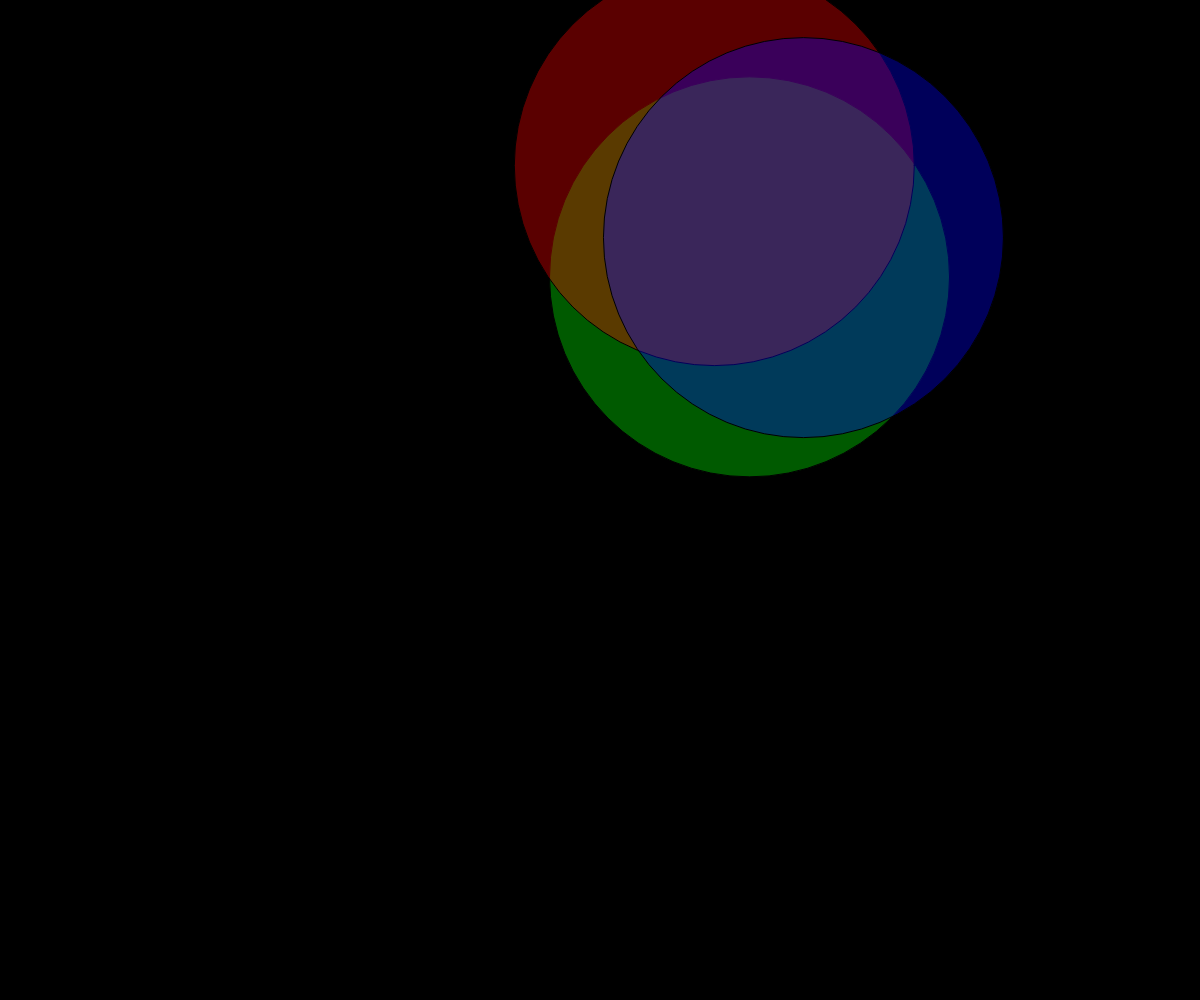
Frame 1 (no input)
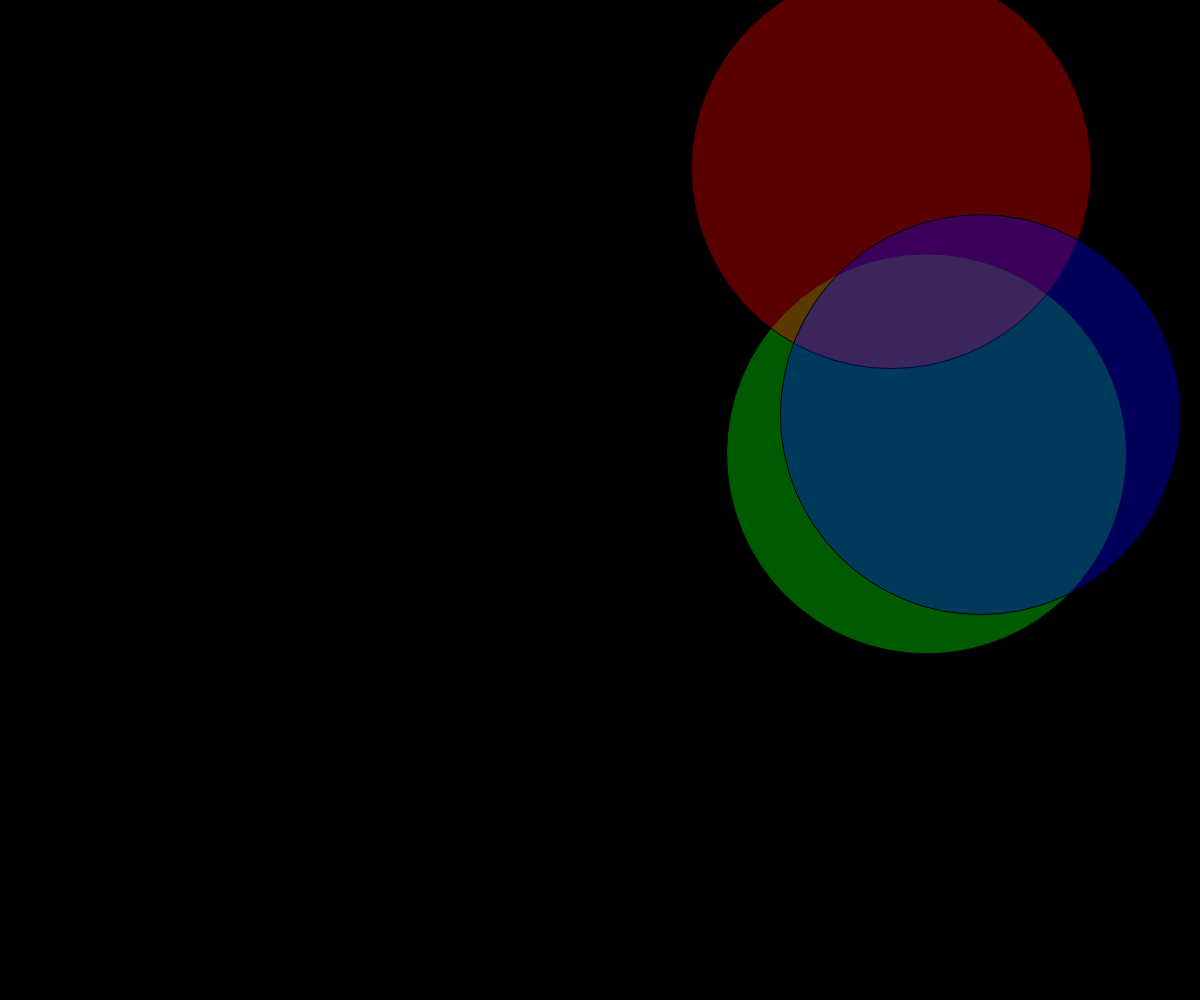
Frame 60 (no input)
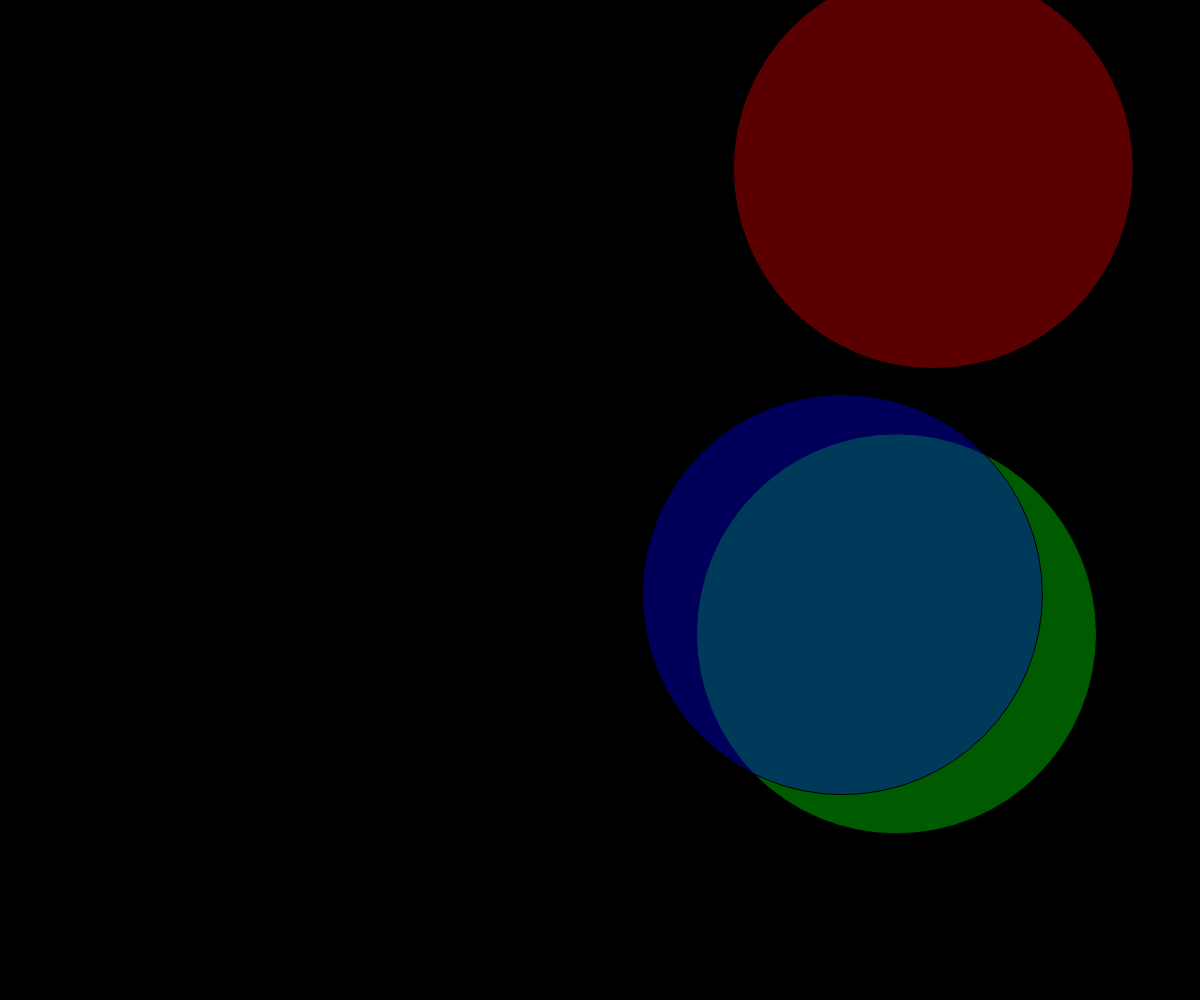
Frame 120 (the mouse pressed at the canvas centre since frame 60)

The p5.js sketch that drew these frames (run headless with seeded random() and noise() and a simulated clock; from frame 60 on, the mouse is pressed at the canvas centre):

// p5.js sketch
// ── sketch.js
let redBeams = [];
let greenBeams = []
let blueBeams = [];
let redBeam, greenBeam, blueBeam;


function setup() {
  createCanvas(windowWidth, windowHeight);
  redBeam = new RedBeam(random(width - 200), random(height - 200), 400);
  redBeams.push(redBeam);

  greenBeam = new GreenBeam(random(width - 200), random(height - 200), 400);
  greenBeams.push(greenBeam);

  blueBeam = new BlueBeam(random(width - 200), random(height - 200), 400);
  blueBeams.push(blueBeam);
}

function draw() {
  background(0);
  goGreen();
  goRed();
  goBlue();
}


function goGreen() {
  for (greenB of greenBeams) {
    greenB.paint();
    greenB.update();
  }
}

function goBlue() {
  for (blueB of blueBeams) {
    blueB.paint();
    blueB.update();

  }
}

function goRed() {
  for (redB of redBeams) {
    redB.paint();
    redB.update();
  }
}

// ── blue.js

class BlueBeam {
  constructor(_x, _y, _rad) {
    this.x = _x;
    this.y = _y;
    this.rad = _rad;
    this.xSpeed = 3;
    this.ySpeed = 3;
  }

  paint() {
    fill(0, 0, 255, 90);
    ellipse(this.x, this.y, this.rad);
  }

  update() {
    this.x += this.xSpeed;
    this.y += this.ySpeed;
    this.checkPos();
  }

  checkPos() {
    if (this.x - this.rad/2 < 0 || this.x + this.rad/2 > width ||  this.x < 0 || this.x > width ) {
      this.xSpeed *= -1;
    }

    if (this.y < 0 || this.y > height || this.y - this.rad/2 < 0 || this.y + this.rad / 2 > height) {
      this.ySpeed *= -1;
    }
  }
}

// ── dots.js
class Dot {
  constructor(_name, _hex, _x, _y) {
    this.name = _name;
    this.hex = _hex;
    this.x = _x;
    this.y = _y;
    this.xSpeed = random(-3,3);
    this.ySpeed = random(-5, 5);
    this.closeDots = [];
  }

  paint() {
    stroke(255);
    fill(this.hex);
    ellipse(this.x, this.y, 25);

    noStroke();
    fill(255);
    text(this.name, this.x - 20, this.y - 20);
  }

  move() {


    if (this.x > width || this.x < 0) {
      this.xSpeed = -this.xSpeed;
    }

    if (this.y > height || this.y < 0) {
      this.ySpeed = -this.ySpeed;
    }

    this.x += this.xSpeed;
    this.y += this.ySpeed;

  }

  detectDots(_allDots) {
    let dotList = _allDots;


    for (let i = 0; i < dotList.length; i++) {
      if (dist(this.x, this.y, dotList[i].x, dotList[i].y) < 3 && !this.closeDots.includes(dotList[i]) ) {
        this.closeDots.push(dotList[i]);
      }
    }


    for (let i = this.closeDots.length; i = 0; i--) {
      if (this.closeDots) {
        if (dist(this.x, this.y, this.closeDots[i].dot.x, this.closeDots[i].dot.y) > 3) {
          this.closeDots.splice(this.closeDots.indexOf(closeDots[i]), 1);
        }
      }
    }


  }
}

// ── green.js

class GreenBeam {
  constructor(_x, _y, _rad) {
    this.x = _x;
    this.y = _y;
    this.rad = _rad;
    this.xSpeed = 3;
    this.ySpeed = 3;
  }

  paint() {
    fill(0, 255, 0, 90);
    ellipse(this.x, this.y, this.rad);
  }

  update() {
    this.x += this.xSpeed;
    this.y += this.ySpeed;
    this.checkPos();
  }

  checkPos() {
    if (this.x - this.rad/2 < 0 || this.x + this.rad/2 > width ||  this.x < 0 || this.x > width ) {
      this.xSpeed *= -1;
    }

    if (this.y < 0 || this.y > height || this.y - this.rad/2 < 0 || this.y + this.rad / 2 > height) {
      this.ySpeed *= -1;
    }
  }
}

// ── red.js

class RedBeam {
  constructor(_x, _y, _rad) {
    this.x = _x;
    this.y = _y;
    this.rad = _rad;
    this.xSpeed = 3;
    this.ySpeed = 3;
  }

  paint() {
    fill(255, 0, 0, 90);
    ellipse(this.x, this.y, this.rad);
  }

  update() {
    this.x += this.xSpeed;
    this.y += this.ySpeed;
    this.checkPos();
  }
  checkPos() {
    if (this.x - this.rad/2 < 0 || this.x + this.rad/2 > width ||  this.x < 0 || this.x > width ) {
      this.xSpeed *= -1;
    }

    if (this.y < 0 || this.y > height || this.y - this.rad/2 < 0 || this.y + this.rad / 2 > height) {
      this.ySpeed *= -1;
    }
  }


}
